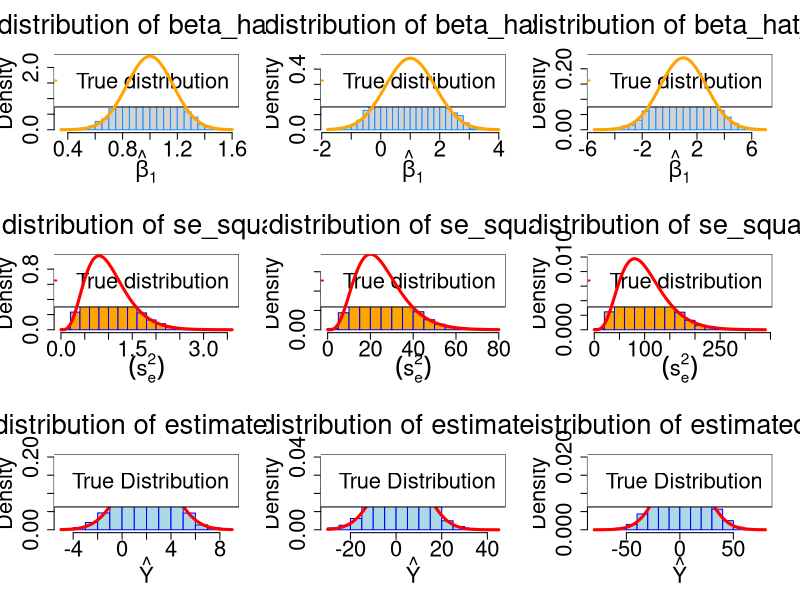

Source code (R): (Note: a time limit stopped this script after it produced the figure.)
## ---- chunk 1
#setting seed
birthday <- 19880918
set.seed(birthday)

#Importing data file for this simulation study
library(readr)
study_1 <- read_csv("study_1.csv")

n <- 15
p <- 5

beta_0 <- 2
beta_1 <- 1
beta_2 <- 1
beta_3 <- 1
beta_4 <- 1
num_sim <- 3000

x0 = rep(1, n)
x1 <- study_1$x1
x2 <- study_1$x2
x3 <- study_1$x3
x4 <- study_1$x4
  
#Create X vector and coverience matrix
X <- cbind(x0, x1,x2,x3,x4)
C <- solve(t(X) %*% X)

#Create data frame with x values to determine estimated true mean of Y during simulation
new_data <- data.frame(x1 = -3, x2 = 2.5, x3 = 0.5, x4 = 0)

#Calculate true mean of Y and given x value
true_y <-  beta_0 + beta_1 * -3 + beta_2 * 2.5 + beta_3 * 0.5 + beta_4 * 0

sigma_1 <- 1
sig_1 <- rep(0,num_sim) 
beta_hat_1_1 <- rep(0,num_sim)
est_1 <- rep(0,num_sim)
sd_1 <- sqrt(sigma_1 ^ 2 * C[1+1,1+1])

for(i in 1:num_sim){
 eps <- rnorm(n, mean = 0, sd = sigma_1)
 study_1$y <- beta_0 * x0  + beta_1 * x1 + beta_2 * x2 + beta_3 * x3 + beta_4 * x4 + eps
 model <- lm(y ~ ., data = study_1)
 beta_hat_1_1[i] <- coef(model)[2]
 sig_1[i] <- (summary(model)$sigma)^2
 est_1[i] <- predict(model, newdata = new_data)
}

#Storing estimated results in data frame 
estimates_sigma1 <- data.frame(S_e_square = sig_1, beta_hat_value = beta_hat_1_1, y_estimate = est_1)
## ---- chunk 2

sigma_2 <- 5
sig_2 <- rep(0,num_sim) 
beta_hat_1_2 <- rep(0,num_sim)
est_2 <- rep(0,num_sim)
sd_2 <- sqrt(sigma_2 ^ 2 * C[1+1,1+1])

for(i in 1:num_sim){
 eps <- rnorm(n, mean = 0, sd = sigma_2)
 study_1$y <- beta_0 * x0  + beta_1 * x1 + beta_2 * x2 + beta_3 * x3 + beta_4 * x4 + eps
 model <- lm(y ~ ., data = study_1)
 beta_hat_1_2[i] <- coef(model)[2]
 sig_2[i] <- (summary(model)$sigma)^2
 est_2[i] <- predict(model, newdata = new_data)
}

estimates_sigma2 <- data.frame(sigma = sigma_2, S_e_square = sig_2, beta_hat_value = beta_hat_1_2, y_estimate = est_2)
## ---- chunk 3

sigma_3 <- 10
sig_3 <- rep(0,num_sim) 
beta_hat_1_3 <- rep(0,num_sim)
est_3 <- rep(0,num_sim)
sd_3 <- sqrt(sigma_3 ^ 2 * C[1+1,1+1])

for(i in 1:num_sim){
 eps <- rnorm(n, mean = 0, sd = sigma_3)
 study_1$y <- beta_0 * x0  + beta_1 * x1 + beta_2 * x2 + beta_3 * x3 + beta_4 * x4 + eps
 model <- lm(y ~ ., data = study_1)
 beta_hat_1_3[i] <- coef(model)[2]
 sig_3[i] <- (summary(model)$sigma)^2
 est_3[i] <- predict(model, newdata = new_data)
}

estimates_sigma3 <- data.frame(S_e_square = sig_3, beta_hat_value = beta_hat_1_3, y_estimate = est_3)
## ---- chunk 4
#Setting placeholder frames for plots
par(mfrow = c(3,3))

#plots for empirical dsitribution of beta_1
hist(estimates_sigma1$beta_hat_value,breaks=20,main = expression(paste("Empirical distribution of beta_hat_1 for ", sigma, " = 1")),xlab = expression(hat(beta)[1]), border = "dodgerblue",prob = TRUE,cex.axis=2,cex.lab=2,cex.main=2.5)
legend("topright", c("True distribution"), lty = c(1, 2), lwd = 2,col = c("orange"),cex = 2, pt.cex=3)
curve(dnorm(x, mean = beta_1,sd = sqrt(sigma_1 ^ 2 * C[1+1,1+1])), col = "orange", add = TRUE,lwd = 3)

hist(estimates_sigma2$beta_hat_value,breaks=30,main = expression(paste("Empirical distribution of beta_hat_1 for ", sigma, " = 5")),xlab = expression(hat(beta)[1]), border = "dodgerblue",prob = TRUE, ylim = c(0.0,0.48),cex.axis=2,cex.lab=2,cex.main=2.5)
legend("topright", c("True distribution"), lty = c(1, 2), lwd = 2,col = c("orange"),cex = 2, pt.cex=3)
curve(dnorm(x, mean = beta_1,sd = sqrt(sigma_2 ^ 2 * C[1+1,1+1])), col = "orange", add = TRUE,lwd = 3)

hist(estimates_sigma3$beta_hat_value,breaks=20,main = expression(paste("Empirical distribution of beta_hat_1 for ", sigma, " = 10")),xlab = expression(hat(beta)[1]), border = "dodgerblue",prob = TRUE,cex.axis=2,cex.lab=2,cex.main=2.5)
legend("topright", c("True distribution"), lty = c(1, 2), lwd = 2,col = c("orange"),cex = 2, pt.cex=3)
curve(dnorm(x, mean = beta_1,sd = sqrt(sigma_3 ^ 2 * C[1+1,1+1])), col = "orange", add = TRUE,lwd = 3)

#plots for empirical distribution of S_e_square
hist(estimates_sigma1$S_e_square,col = "orange",main = expression(paste("Empirical distribution of se_square for ", sigma, " = 1")),xlab = expression((s[e]^2)), border = "blue",prob = TRUE,cex.axis=2,cex.lab=2,cex.main=2.5)
legend("topright", c("True distribution"), lty = c(1, 2), lwd = 2,col = c("red"),cex = 2, pt.cex=3)
curve(dchisq(x*10,10)*10, add=TRUE, col="red",lwd=3)

hist(estimates_sigma2$S_e_square,col = "orange",main =  expression(paste("Empirical distribution of se_square for ", sigma, " = 5")),xlab = expression((s[e]^2)), border = "blue",prob = TRUE,cex.axis=2,cex.lab=2,cex.main=2.5)
legend("topright", c("True distribution"), lty = c(1, 2), lwd = 2,col = c("red"),cex = 2, pt.cex=3)
curve(dchisq(x*.4,10)*.4, add=TRUE, col="red",lwd=3)

hist(estimates_sigma3$S_e_square,col = "orange",main =  expression(paste("Empirical distribution of se_square for ", sigma, " = 10")),xlab = expression((s[e]^2)), border = "blue",prob = TRUE,ylim=c(0.000,0.010),cex.axis=2,cex.lab=2,cex.main=2.5)
legend("topright", c("True distribution"), lty = c(1, 2), lwd = 2,col = c("red"),cex = 2, pt.cex=3)
curve(dchisq(x*.1,10)*.1, add=TRUE, col="red",lwd=3)

#plots for estimated mean value of Y
hist(estimates_sigma1$y_estimate,col = "lightblue",main = expression(paste("Empirical distribution of estimated Y for ", sigma, " = 1")),xlab = expression(hat(Y)), border = "blue",prob = TRUE,ylim = c(0.00,0.20),cex.axis=2,cex.lab=2,cex.main=2.5)
curve(dnorm(x, mean = true_y,sd = sigma_1*2), col = "red", add = TRUE,lwd = 3)
legend("topright", c("True Distribution"), lty = c(1, 2), lwd = 2,col = c("red"),cex = 2, pt.cex=3)

hist(estimates_sigma2$y_estimate,col = "lightblue",main = expression(paste("Empirical distribution of estimated Y for ", sigma, " = 5")),xlab = expression(hat(Y)), border = "blue",prob = TRUE,ylim = c(0.00,0.04),cex.axis=2,cex.lab=2,cex.main=2.5)
curve(dnorm(x, mean = true_y,sd = sigma_2*2), col = "red", add = TRUE,lwd = 3)
legend("topright", c("True Distribution"), lty = c(1, 2), lwd = 2,col = c("red"),cex = 2, pt.cex=3)

hist(estimates_sigma3$y_estimate,col = "lightblue",main = expression(paste("Empirical distribution of estimated Y for ", sigma, " = 10")),xlab = expression(hat(Y)), border = "blue",prob = TRUE,ylim = c(0.00,0.020),cex.axis=2,cex.lab=2,cex.main=2.5)
curve(dnorm(x, mean = true_y,sd = sigma_3*2), col = "red", add = TRUE,lwd = 3)
legend("topright", c("True Distribution"), lty = c(1, 2), lwd = 2,col = c("red"),cex = 2, pt.cex=3)
## ---- chunk 5
#Setting the seed
birthday <- 19880918
set.seed(birthday)

library(readr)
study_2 <- read_csv("study_2.csv")

#Creating necessasary variables 
beta_0 <- 0
beta_1 <- 6
beta_2 <- -3.5
beta_3 <- 1.7
beta_4 <- -1.1
beta_5 <- 0.7

n <- 600
p <- 6
sim_size <- 500

x0 <- rep(0,n)
x1 <- study_2$x1
x2 <- study_2$x2
x3 <- study_2$x3
x4 <- study_2$x4
x5 <- study_2$x5
x6 <- study_2$x6
x7 <- study_2$x7
x8 <- study_2$x8
x9 <- study_2$x9

m1_train <- rep(0,500)
m2_train <- rep(0,500)
m3_train <- rep(0,500)
m4_train <- rep(0,500)
m5_train <- rep(0,500)
m6_train <- rep(0,500)
m7_train <- rep(0,500)
m8_train <- rep(0,500)
m9_train <- rep(0,500)

m1_test <- rep(0,500)
m2_test <- rep(0,500)
m3_test <- rep(0,500)
m4_test <- rep(0,500)
m5_test <- rep(0,500)
m6_test <- rep(0,500)
m7_test <- rep(0,500)
m8_test <- rep(0,500)
m9_test <- rep(0,500)

#Custom function to calculate RMSE of the model
rmse  = function(actual, predicted) {
  sqrt(mean((actual - predicted) ^ 2))
}

sigma <- 1

#Looping through 3000 times for sigma value of 1
 for(i in 1:sim_size){
 eps <- rnorm(n, mean = 0, sd = sigma)
 study_2$y <- beta_0 * x0  + beta_1 * x1 + beta_2 * x2 + beta_3 * x3 + beta_4 * x4 + beta_5 * x5 + eps

 #split the dataset in training and test sets with random 300 observations each
 train_index <- sample(1:nrow(study_2),300)
 train_data <- study_2[train_index,]
 test_data <- study_2[-train_index,]

  model1 <- lm(y ~ x1, data = train_data)
  model2 <- lm(y ~ x1 + x2, data = train_data)
  model3 <- lm(y ~ x1 + x2 + x3, data = train_data)
  model4 <- lm(y ~ x1 + x2 + x3 + x4, data = train_data)
  model5 <- lm(y ~ x1 + x2 + x3 + x4 + x5, data = train_data)
  model6 <- lm(y ~ x1 + x2 + x3 + x4 + x5 + x6, data = train_data)
  model7 <- lm(y ~ x1 + x2 + x3 + x4 + x5 + x6 + x7, data = train_data)
  model8 <- lm(y ~ x1 + x2 + x3 + x4 + x5 + x6 + x7 + x8, data = train_data)
  model9 <- lm(y ~ x1 + x2 + x3 + x4 + x5 + x6 + x7 + x8 + x9, data = train_data)
  
  m1_train[i] <- rmse(train_data$y, predict(model1, train_data))
  m2_train[i] <- rmse(train_data$y, predict(model2, train_data))
  m3_train[i] <- rmse(train_data$y, predict(model3, train_data))
  m4_train[i] <- rmse(train_data$y, predict(model4, train_data))
  m5_train[i] <- rmse(train_data$y, predict(model5, train_data))
  m6_train[i] <- rmse(train_data$y, predict(model6, train_data))
  m7_train[i] <- rmse(train_data$y, predict(model7, train_data))
  m8_train[i] <- rmse(train_data$y, predict(model8, train_data))
  m9_train[i] <- rmse(train_data$y, predict(model9, train_data))

  m1_test[i] <- rmse(test_data$y, predict(model1, test_data))
  m2_test[i] <- rmse(test_data$y, predict(model2, test_data))
  m3_test[i] <- rmse(test_data$y, predict(model3, test_data))
  m4_test[i] <- rmse(test_data$y, predict(model4, test_data))
  m5_test[i] <- rmse(test_data$y, predict(model5, test_data))
  m6_test[i] <- rmse(test_data$y, predict(model6, test_data))
  m7_test[i] <- rmse(test_data$y, predict(model7, test_data))
  m8_test[i] <- rmse(test_data$y, predict(model8, test_data))
  m9_test[i] <- rmse(test_data$y, predict(model9, test_data))
 }

#Stroring results in train and test data frames
  rmse_traindata_sig1 <- data.frame(m1_train,m2_train,m3_train,m4_train,m5_train,m6_train,m7_train,m8_train,m9_train)
  rmse_testdata_sig1 <- data.frame(m1_test,m2_test,m3_test,m4_test,m5_test,m6_test,m7_test,m8_test,m9_test)
## ---- chunk 6
sigma <- 2

 for(i in 1:sim_size){
 eps <- rnorm(n, mean = 0, sd = sigma)
 study_2$y <- beta_0 * x0  + beta_1 * x1 + beta_2 * x2 + beta_3 * x3 + beta_4 * x4 + beta_5 * x5 + eps

 train_index <- sample(1:nrow(study_2),300)
 train_data <- study_2[train_index,]
 test_data <- study_2[-train_index,]

  model1 <- lm(y ~ x1, data = train_data)
  model2 <- lm(y ~ x1 + x2, data = train_data)
  model3 <- lm(y ~ x1 + x2 + x3, data = train_data)
  model4 <- lm(y ~ x1 + x2 + x3 + x4, data = train_data)
  model5 <- lm(y ~ x1 + x2 + x3 + x4 + x5, data = train_data)
  model6 <- lm(y ~ x1 + x2 + x3 + x4 + x5 + x6, data = train_data)
  model7 <- lm(y ~ x1 + x2 + x3 + x4 + x5 + x6 + x7, data = train_data)
  model8 <- lm(y ~ x1 + x2 + x3 + x4 + x5 + x6 + x7 + x8, data = train_data)
  model9 <- lm(y ~ x1 + x2 + x3 + x4 + x5 + x6 + x7 + x8 + x9, data = train_data)
  
  m1_train[i] <- rmse(train_data$y, predict(model1, train_data))
  m2_train[i] <- rmse(train_data$y, predict(model2, train_data))
  m3_train[i] <- rmse(train_data$y, predict(model3, train_data))
  m4_train[i] <- rmse(train_data$y, predict(model4, train_data))
  m5_train[i] <- rmse(train_data$y, predict(model5, train_data))
  m6_train[i] <- rmse(train_data$y, predict(model6, train_data))
  m7_train[i] <- rmse(train_data$y, predict(model7, train_data))
  m8_train[i] <- rmse(train_data$y, predict(model8, train_data))
  m9_train[i] <- rmse(train_data$y, predict(model9, train_data))

  m1_test[i] <- rmse(test_data$y, predict(model1, test_data))
  m2_test[i] <- rmse(test_data$y, predict(model2, test_data))
  m3_test[i] <- rmse(test_data$y, predict(model3, test_data))
  m4_test[i] <- rmse(test_data$y, predict(model4, test_data))
  m5_test[i] <- rmse(test_data$y, predict(model5, test_data))
  m6_test[i] <- rmse(test_data$y, predict(model6, test_data))
  m7_test[i] <- rmse(test_data$y, predict(model7, test_data))
  m8_test[i] <- rmse(test_data$y, predict(model8, test_data))
  m9_test[i] <- rmse(test_data$y, predict(model9, test_data))
 }

  rmse_traindata_sig2 <- data.frame(m1_train,m2_train,m3_train,m4_train,m5_train,m6_train,m7_train,m8_train,m9_train)
  rmse_testdata_sig2 <- data.frame(m1_test,m2_test,m3_test,m4_test,m5_test,m6_test,m7_test,m8_test,m9_test)
## ---- chunk 7
sigma <- 4

 for(i in 1:sim_size){
 eps <- rnorm(n, mean = 0, sd = sigma)
 study_2$y <- beta_0 * x0  + beta_1 * x1 + beta_2 * x2 + beta_3 * x3 + beta_4 * x4 + beta_5 * x5 + eps

 train_index <- sample(1:nrow(study_2),300)
 train_data <- study_2[train_index,]
 test_data <- study_2[-train_index,]

  model1 <- lm(y ~ x1, data = train_data)
  model2 <- lm(y ~ x1 + x2, data = train_data)
  model3 <- lm(y ~ x1 + x2 + x3, data = train_data)
  model4 <- lm(y ~ x1 + x2 + x3 + x4, data = train_data)
  model5 <- lm(y ~ x1 + x2 + x3 + x4 + x5, data = train_data)
  model6 <- lm(y ~ x1 + x2 + x3 + x4 + x5 + x6, data = train_data)
  model7 <- lm(y ~ x1 + x2 + x3 + x4 + x5 + x6 + x7, data = train_data)
  model8 <- lm(y ~ x1 + x2 + x3 + x4 + x5 + x6 + x7 + x8, data = train_data)
  model9 <- lm(y ~ x1 + x2 + x3 + x4 + x5 + x6 + x7 + x8 + x9, data = train_data)
    
    m1_train[i] <- rmse(train_data$y, predict(model1, train_data))
    m2_train[i] <- rmse(train_data$y, predict(model2, train_data))
    m3_train[i] <- rmse(train_data$y, predict(model3, train_data))
    m4_train[i] <- rmse(train_data$y, predict(model4, train_data))
    m5_train[i] <- rmse(train_data$y, predict(model5, train_data))
    m6_train[i] <- rmse(train_data$y, predict(model6, train_data))
    m7_train[i] <- rmse(train_data$y, predict(model7, train_data))
    m8_train[i] <- rmse(train_data$y, predict(model8, train_data))
    m9_train[i] <- rmse(train_data$y, predict(model9, train_data))
  
    m1_test[i] <- rmse(test_data$y, predict(model1, test_data))
    m2_test[i] <- rmse(test_data$y, predict(model2, test_data))
    m3_test[i] <- rmse(test_data$y, predict(model3, test_data))
    m4_test[i] <- rmse(test_data$y, predict(model4, test_data))
    m5_test[i] <- rmse(test_data$y, predict(model5, test_data))
    m6_test[i] <- rmse(test_data$y, predict(model6, test_data))
    m7_test[i] <- rmse(test_data$y, predict(model7, test_data))
    m8_test[i] <- rmse(test_data$y, predict(model8, test_data))
    m9_test[i] <- rmse(test_data$y, predict(model9, test_data))
 }
  rmse_traindata_sig3 <- data.frame(m1_train,m2_train,m3_train,m4_train,m5_train,m6_train,m7_train,m8_train,m9_train)
  rmse_testdata_sig3 <- data.frame(m1_test,m2_test,m3_test,m4_test,m5_test,m6_test,m7_test,m8_test,m9_test)
## ---- chunk 8
par(mfrow = c(3,2))
  #Plotting RMSE's
  #sigma value of 1
   means_train <- apply(rmse_traindata_sig1,2,mean)
   means_test <- apply(rmse_testdata_sig1,2,mean)
   rmse_train <- (data.frame(model=names(means_train), means_train))
   rmse_test <- (data.frame(model=names(means_test), means_test))
   plot(means_train~model, data=rmse_train,main=expression(paste("Avg Train RMSE Vs Model Size ", sigma, " = 1")),cex.axis=1.5,cex.lab=1.5,     xlab="Model Size",ylab="Avg TrainRMSE",cex.main=2)
   text(rmse_train$model,rmse_train$means_train, labels = round(rmse_train$means_train,4),pos=3,cex=2,col="blue")
   plot(means_test~model, data=rmse_test,main=expression(paste("Avg Test RMSE Vs Model Size ", sigma, " = 1")),cex.axis=1.5,cex.lab=1.5, xlab="Model Size",ylab="Avg Test RMSE",cex.main=2)
   text(rmse_test$model,rmse_test$means_test, labels = round(rmse_test$means_test,4),pos=3,cex=2,col="blue")
   
  #sigma value of 2
   means_train <- apply(rmse_traindata_sig2,2,mean)
   means_test <- apply(rmse_testdata_sig2,2,mean)
   rmse_train <- (data.frame(model=names(means_train), means_train))
   rmse_test <- (data.frame(model=names(means_test), means_test))
   plot(means_train~model, data=rmse_train,main=expression(paste("Avg Train RMSE Vs Model Size ", sigma, " = 2")),cex.axis=1.5,cex.lab=1.5, xlab="Model Size",ylab="Avg Train RMSE",cex.main=2)
   
   text(rmse_train$model,rmse_train$means_train, labels = round(rmse_train$means_train,4),pos=3,cex=2,col="blue")
   plot(means_test~model, data=rmse_test,main=expression(paste("Avg Test RMSE Vs Model Size ", sigma, " = 2")),cex.axis=1.5,cex.lab=1.5, xlab="Model Size",ylab="Avg Test RMSE",cex.main=2)
   text(rmse_test$model,rmse_test$means_test, labels = round(rmse_test$means_test,4),pos=3,cex=2,col="blue")

   #sigma value of 4
   means_train <- apply(rmse_traindata_sig3,2,mean)
   means_test <- apply(rmse_testdata_sig3,2,mean)
   rmse_train <- (data.frame(model=names(means_train), means_train))
   rmse_test <- (data.frame(model=names(means_test), means_test))
   plot(means_train~model, data=rmse_train,main=expression(paste("Avg Train RMSE Vs Model Size ", sigma, " = 4")), cex.axis=1.5,cex.lab=1.5,xlab="Model Size",ylab="Avg Train RMSE",cex.main=2)
   text(rmse_train$model,rmse_train$means_train, labels = round(rmse_train$means_train,4),pos=3,cex=2,col="blue")
   plot(means_test~model, data=rmse_test,main=expression(paste("Avg Test RMSE Vs Model Size ", sigma, " = 4")),cex.axis=1.5,cex.lab=1.5, xlab="Model Size",ylab="Avg Test RMSE",cex.main=2)
   text(rmse_test$model,rmse_test$means_test, labels = round(rmse_test$means_test,4),pos=3,cex=2,col="blue")
## ---- chunk 9
#Model Selection for each value of sigma
df1 <- as.data.frame(table(colnames(rmse_testdata_sig1)[apply(rmse_testdata_sig1,1,which.min)]))
df2 <- as.data.frame(table(colnames(rmse_testdata_sig2)[apply(rmse_testdata_sig2,1,which.min)]))
df3 <- as.data.frame(table(colnames(rmse_testdata_sig3)[apply(rmse_testdata_sig3,1,which.min)]))

par(mfrow = c(1,3))
plot(Freq~Var1, data=df1,main= expression(paste("Model size of selection frequency for ", sigma, " = 1")),cex.main=2,cex.axis=2,cex.lab=2, xlab="Model Size")
text(Freq~Var1, data=df1, labels = Freq,pos=3,cex=2,col="blue")
plot(Freq~Var1, data=df2,main= expression(paste("Model size of selection frequency for ", sigma, " = 2")),cex.main=2,cex.axis=2,cex.lab=2,
     xlab="Model Size",xpd=TRUE)
text(Freq~Var1, data=df2, labels = Freq,pos=3,cex=2,col="blue")
plot(Freq~Var1, data=df3, main=expression(paste("Model size of selection frequency for ", sigma, " = 4")),cex.main=2,cex.axis=2,cex.lab=2,
     xlab="Model Size")
text(Freq~Var1, data=df3, labels = Freq,pos=3,cex=2,col="blue")
## ---- chunk 10
x_values <- seq(0, 5, length = 25)
## ---- chunk 11
library(dplyr)
birthday <- 19880918
set.seed(birthday)

sigma <- 1 
n <- 25
beta_0 <- 0
beta <- seq(0,3,by=0.1)
sim_size <- 1000
p_val <- rep(0,1000)

pframe <- list(beta,p_val)

#List to data frame conversion
merge.all <- function(x, y) {
    merge(x, y, all=TRUE, by=c("b","p_val"))
}

for(i in seq_along(beta)){
  for(j in 1:sim_size){
    eps <- rnorm(25,mean=0,sd=sigma)
    y_values <- beta_0 + beta[i] * x_values + eps
    model <- lm(y_values~x_values)
    p_val[j] <- summary(model)$coefficient[2,4]
  }
    pframe[[i]] <- data.frame(b = beta[i], p_val = p_val)
}

outsig1 <- Reduce(merge.all, pframe)
outsig1["alpha_1"] <- ifelse(outsig1$p_val < 0.01,0.001,0)
outsig1["alpha_2"] <- ifelse(outsig1$p_val < 0.05,0.001,0)
outsig1["alpha_3"] <- ifelse(outsig1$p_val < 0.1,0.001,0)
outsig1$p_val <- NULL

sig1 <- outsig1 %>%
    group_by(b) %>%
     summarise_at(vars(starts_with("alpha")), sum)
## ---- chunk 12
sigma <- 2

for(i in seq_along(beta)){
  for(j in 1:sim_size){
    eps <- rnorm(25,mean=0,sd=sigma)
    y_values <- beta_0 + beta[i] * x_values + eps
    model <- lm(y_values~x_values)
    p_val[j] <- summary(model)$coefficient[2,4]
  }
    pframe[[i]] <- data.frame(b = beta[i], p_val = p_val)
}

outsig2 <- Reduce(merge.all, pframe)
outsig2["alpha_1"] <- ifelse(outsig2$p_val < 0.01,0.001,0)
outsig2["alpha_2"] <- ifelse(outsig2$p_val < 0.05,0.001,0)
outsig2["alpha_3"] <- ifelse(outsig2$p_val < 0.1,0.001,0)
outsig2$p_val <- NULL

sig2 <- outsig2 %>%
    group_by(b) %>%
     summarise_at(vars(starts_with("alpha")), sum) 
## ---- chunk 13
sigma <- 4

for(i in seq_along(beta)){
  for(j in 1:sim_size){
    eps <- rnorm(25,mean=0,sd=sigma)
    y_values <- beta_0 + beta[i] * x_values + eps
    model <- lm(y_values~x_values)
    p_val[j] <- summary(model)$coefficient[2,4]
    
  }
    pframe[[i]] <- data.frame(b = beta[i], p_val = p_val)
}

outsig3 <- Reduce(merge.all, pframe)
outsig3["alpha_1"] <- ifelse(outsig3$p_val < 0.01,0.001,0)
outsig3["alpha_2"] <- ifelse(outsig3$p_val < 0.05,0.001,0)
outsig3["alpha_3"] <- ifelse(outsig3$p_val < 0.1,0.001,0)
outsig3$p_val <- NULL

sig3 <- outsig3 %>%
    group_by(b) %>%
     summarise_at(vars(starts_with("alpha")), sum)  
## ---- chunk 14
par(mfrow = c(3,1))
plot(sig1$b,sig1$alpha_1, xlim = range(sig1$b), ylab = "Power", xlab = expression(beta)[1], main= expression(paste("Power Vs Signal Strength for ", sigma, " = 1")),cex.axis=1.5,cex.lab=1.5)

#"Power Vs Signal Strength (Beta) for Sigma = 1"
lines(sig1$b,sig1$alpha_1, type = "b", lty=1, col="red")
lines(sig1$b,sig1$alpha_2, type = "b", lty=2,col="darkorange")
lines(sig1$b,sig1$alpha_3, type = "b",lty=3,col="dodgerblue")
legend("bottomright",title="Alpha values",lty=c(3, 2, 1), legend = c("alpha = 0.01","alpha = 0.05","alpha = 0.1"), col=c("red","darkorange","dodgerblue"))

plot(sig2$b,sig2$alpha_1, xlim = range(sig2$b), ylab = "Power", xlab = expression(beta)[1],main= expression(paste("Power Vs Signal Strength for ", sigma, " = 2")),cex.axis=1.5,cex.lab=1.5)
lines(sig2$b,sig2$alpha_1, type = "b", lty=1,col="red")
lines(sig2$b,sig2$alpha_2, type = "b",lty=2,col="darkorange")
lines(sig2$b,sig2$alpha_3, type = "b",lty=3,col="dodgerblue")
legend("bottomright",title="Alpha values",lty=c(3, 2, 1), legend = c("alpha = 0.01","alpha = 0.05","alpha = 0.1"), col=c("red","darkorange","dodgerblue"))

plot(sig3$b,sig3$alpha_1, xlim = range(sig3$b), ylab = "Power", xlab = expression(beta)[1],main= expression(paste("Power Vs Signal Strength for ", sigma, " = 4")),cex.axis=1.5,cex.lab=1.5)
lines(sig3$b,sig3$alpha_1, type = "b", lty=1,col="red")
lines(sig3$b,sig3$alpha_2, type = "b", lty=2,col="darkorange")
lines(sig3$b,sig3$alpha_3, type = "b",lty=3,col="dodgerblue")
legend("bottomright",title="Alpha values",lty=c(3, 2, 1), legend = c("alpha = 0.01","alpha = 0.05","alpha = 0.1"), col=c("red","darkorange","dodgerblue"))
